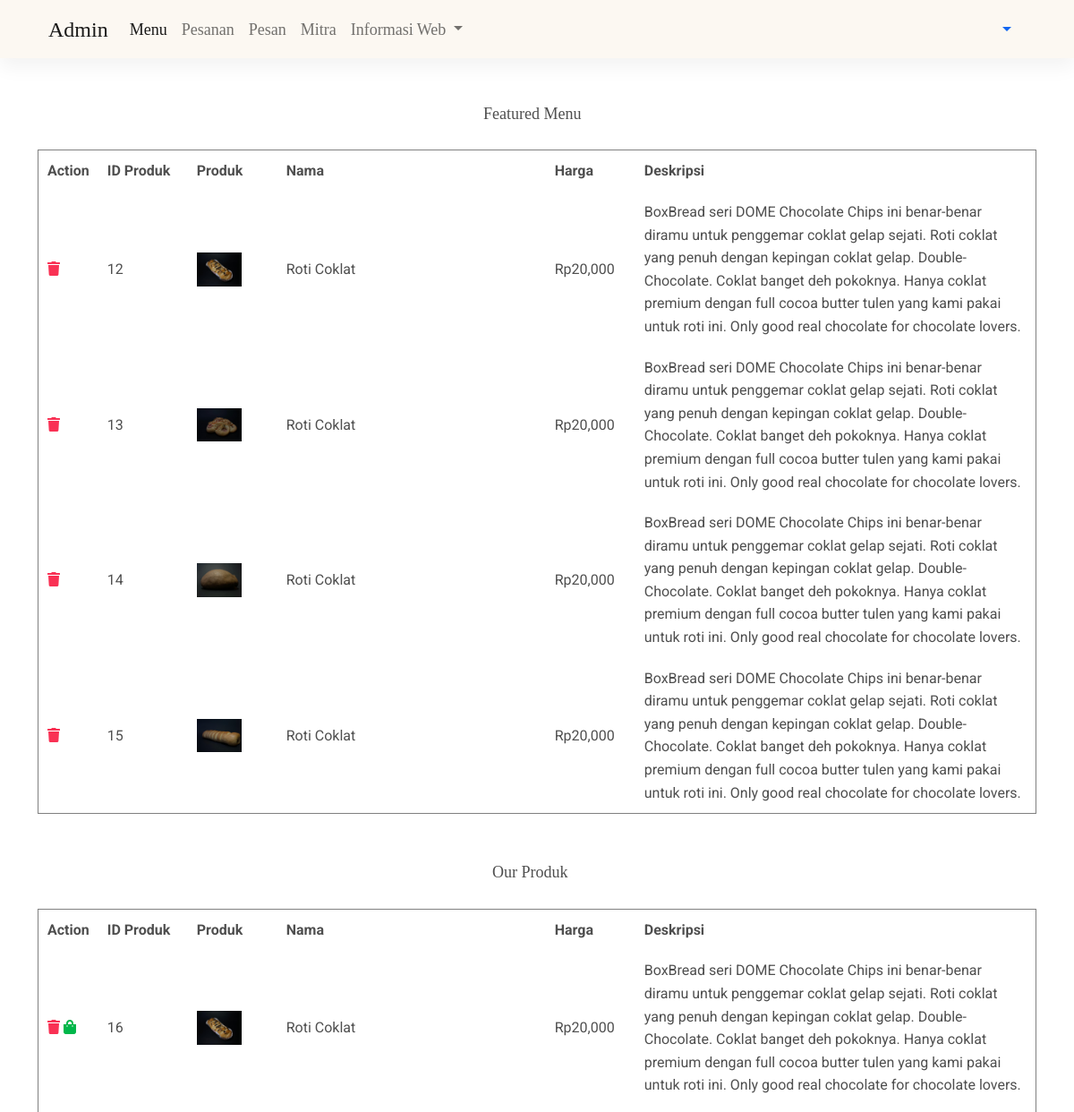
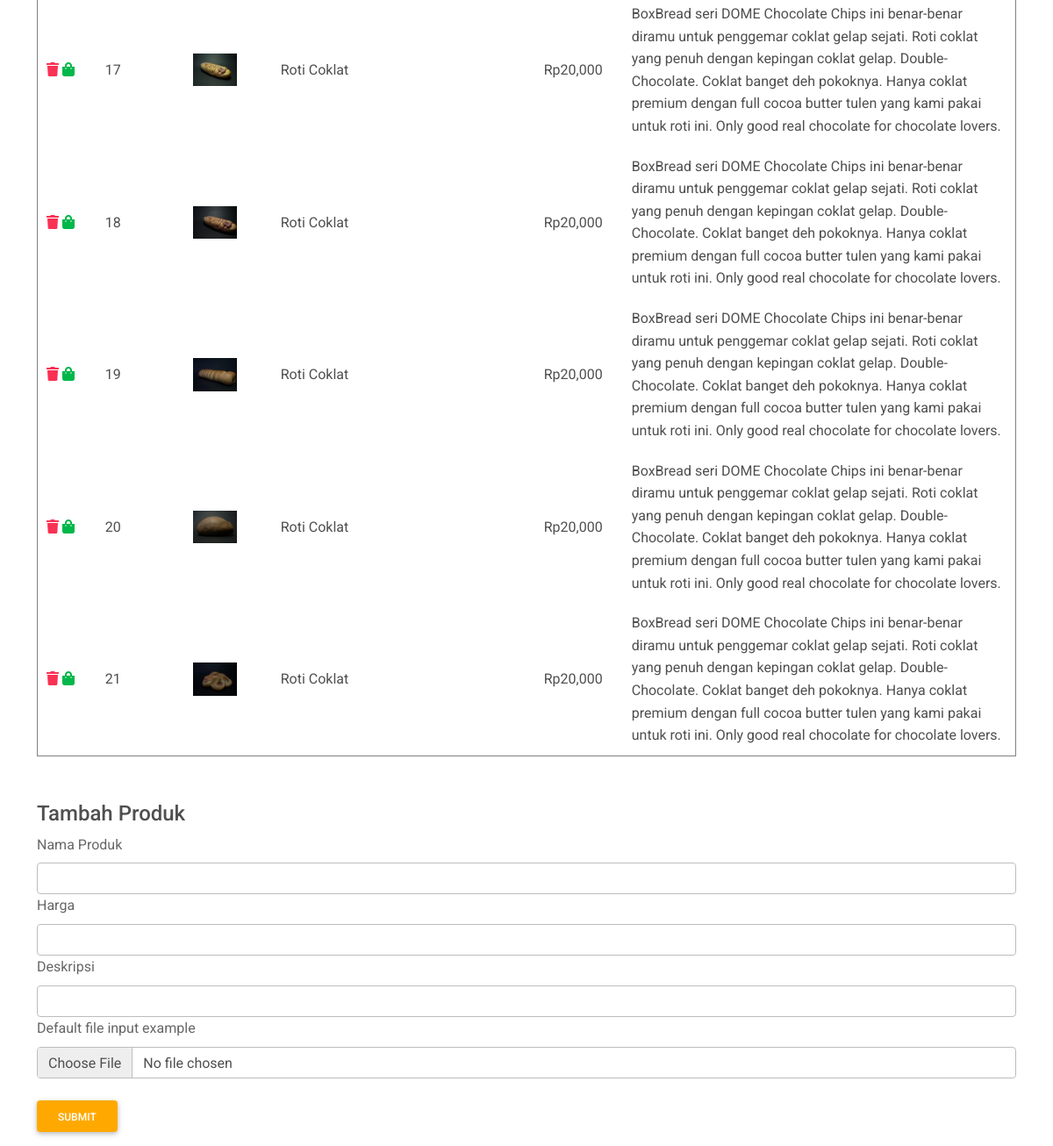
Page /admin/menu/index.php on the committed database (2 pictures, top to bottom).
### tables this page shows
CREATE TABLE `featured_menu` (
  `id_fm` int(11) NOT NULL,
  `nama_fm` varchar(300) NOT NULL,
  `harga_fm` int(11) NOT NULL,
  `deskripsi_fm` text NOT NULL,
  `gambar_fm` varchar(300) NOT NULL
);

CREATE TABLE `produk` (
  `id_produk` int(11) NOT NULL,
  `nama_produk` varchar(300) NOT NULL,
  `harga_produk` int(11) NOT NULL,
  `deskripsi_produk` text NOT NULL,
  `gambar_produk` varchar(300) NOT NULL
);

### web/admin/functions.php (called while the page is built, shortened)
<?php
$conn = mysqli_connect("localhost", "root", "", "multadzambakery");
function query($query)
{
	global $conn;
	$result = mysqli_query($conn, $query);
	$rows = [];
	while ($row = mysqli_fetch_assoc($result)) {
		$rows[] = $row;
	}
	return $rows;
}

### web/admin/menu/index.php (the view, shortened to what this page needs)
<?php
require '../functions.php';
$ftmenus = query("SELECT * FROM featured_menu");
$produks = query("SELECT * FROM produk");
?>
<!DOCTYPE html>
<html lang="en">
<head>
  <link rel="stylesheet" href="https://use.fontawesome.com/releases/v5.11.2/css/all.css" />
  <link rel="stylesheet" href="../../css/mdb.min.css" />
  <link rel="stylesheet" href="../../css/navbar.css">
</head>
<body>
  <nav class="navbar navbar-expand-lg navbar-light">
    <div class="container">
      <div class="container-fluid">
        <div class="collapse navbar-collapse" id="navbarSupportedContent">
          <a class="navbar-brand" href="#">Admin</a>
          <ul class="navbar-nav me-auto mb-2 mb-lg-0">
            <li class="nav-item">
              <a class="nav-link active" aria-current="page" href="#">Menu</a>
            </li>
            <li class="nav-item">
              <a class="nav-link" href="#">Pesanan</a>
            </li>
            <li class="nav-item">
              <a class="nav-link" href="../pesan/pesan.php">Pesan</a>
            </li>
            <li class="nav-item">
              <a class="nav-link" href="../mitra/mitra.php">Mitra</a>
            </li>
            <li class="nav-item dropdown">
              <a class="nav-link dropdown-toggle" href="#" id="navbarDropdown" role="button" data-mdb-toggle="dropdown" aria-expanded="false">
                Informasi Web
              </a>
          </ul>
          <div class="d-flex input-group w-auto">
            <div class="nav-item dropdown">
              <a class="nav-link dropdown-toggle d-flex align-items-center" href="#" id="navbarDropdownMenuLink" role="button" data-mdb-toggle="dropdown" aria-expanded="false">
              </a>
            </div>
          </div>
        </div>
      </div>
    </div>
  </nav>
  <div class="container mt-5">
    <div class="mx-auto" style="width: 120px;font-family: 'Cormorant Upright', serif;
  font-size: 18px;">Featured Menu</div><br>
    <table border="1" cellpadding="10" cellspacing="0">
      <tr>
        <th>Action</th>
        <th>ID Produk</th>
        <th>Produk</th>
        <th>Nama</th>
        <th>Harga</th>
        <th>Deskripsi</th>
      </tr>
      <?php foreach ($ftmenus as $ftmenu) : ?>
        <tr>
          <td>
            <a href="../hapus.php?id_fm=<?= $ftmenu['id_fm']; ?>" onclick="return confirm('yakin?');" class="link-danger"><i class=" fas fa-trash"></i></a>
          </td>
          <td width="100"><?= $ftmenu['id_fm']; ?> </td>
          <td width="100"><img src="../../img/foto_produk/<?= $ftmenu['gambar_fm']; ?>" width="50"></td>
          <td width="300"><?= $ftmenu['nama_fm']; ?></td>
          <td width="100">Rp<?= number_format($ftmenu['harga_fm']); ?></td>
          <td width=max><?= $ftmenu['deskripsi_fm']; ?></td>
        </tr>
      <?php endforeach; ?>
    </table>
    <br><br>
    <div class="mx-auto" style="width: 100px;font-family: 'Cormorant Upright', serif;
  font-size: 18px;">Our Produk</div><br>
    <table border="1" cellpadding="10" cellspacing="0">
      <tr>
        <th>Action</th>
        <th>ID Produk</th>
        <th>Produk</th>
        <th>Nama</th>
        <th>Harga</th>
        <th>Deskripsi</th>
      </tr>
      <?php foreach ($produks as $produk) : ?>
        <tr>
          <td>
            <a href="../hapus.php?id_produk=<?= $produk['id_produk']; ?>" onclick="return confirm('yakin?');" class="link-danger"><i class=" fas fa-trash"></i></a>
            <a href="ftmenu.php?id_produk=<?= $produk['id_produk']; ?>" class="link-success"><i class="fas fa-shopping-bag"></i></a>
          </td>
          <td width="100"><?= $produk['id_produk']; ?> </td>
          <td width="100"><img src="../../img/foto_produk/<?= $produk['gambar_produk']; ?>" width="50"></td>
          <td width="300"><?= $produk['nama_produk']; ?></td>
          <td width="100">Rp<?= number_format($produk['harga_produk']); ?></td>
          <td width="max"><?= $produk['deskripsi_produk']; ?></td>
        </tr>
      <?php endforeach; ?>
    </table>
    <br><br>
    <h4>Tambah Produk</h4>
    <form action="tambah.php" method="post" enctype="multipart/form-data">
      <div class="mb-3">
        <label for="namaProduk" class="form-label">Nama Produk</label>
        <input type="text" class="form-control" id="namaProduk" name="namaProduk">
        <label for="hargaProduk" class="form-label">Harga</label>
        <input type="text" class="form-control" id="hargaProduk" name="hargaProduk">
        <label for="deskripsiProduk" class="form-label">Deskripsi</label>
        <input type="text" class="form-control" id="deskripsiProduk" name="deskripsiProduk">
        <label for="formFile" class="form-label">Default file input example</label>
        <input class="form-control" type="file" id="formFile" name="fotoProduk">
        <br> <button type="submit" name="submit" class="btn btn-warning">Submit</button>
    </form>
  </div>
</body>
</html>

### web/css/navbar.css (style rules this page uses)
.navbar { background-color: #fcf8f2; font-family: "Cormorant Upright", serif; font-size: 18px; }
.navbar-brand { font-size: 24px; }

### rows in the picture
featured_menu: id_fm "12", gambar_fm (picture), nama_fm "Roti Coklat", harga_fm "20,000", deskripsi_fm "BoxBread seri DOME Chocolate Chips ini benar-benar diramu untuk penggemar coklat gelap sejati. Roti coklat yang penuh dengan kepingan coklat gelap. Double-Chocolate. Coklat banget deh pokoknya. Hanya coklat premium dengan full cocoa butter tulen yang kami pakai untuk roti ini. Only good real chocolate for chocolate lovers."
featured_menu: id_fm "13", gambar_fm (picture), nama_fm "Roti Coklat", harga_fm "20,000", deskripsi_fm "BoxBread seri DOME Chocolate Chips ini benar-benar diramu untuk penggemar coklat gelap sejati. Roti coklat yang penuh dengan kepingan coklat gelap. Double-Chocolate. Coklat banget deh pokoknya. Hanya coklat premium dengan full cocoa butter tulen yang kami pakai untuk roti ini. Only good real chocolate for chocolate lovers."
featured_menu: id_fm "14", gambar_fm (picture), nama_fm "Roti Coklat", harga_fm "20,000", deskripsi_fm "BoxBread seri DOME Chocolate Chips ini benar-benar diramu untuk penggemar coklat gelap sejati. Roti coklat yang penuh dengan kepingan coklat gelap. Double-Chocolate. Coklat banget deh pokoknya. Hanya coklat premium dengan full cocoa butter tulen yang kami pakai untuk roti ini. Only good real chocolate for chocolate lovers."
featured_menu: id_fm "15", gambar_fm (picture), nama_fm "Roti Coklat", harga_fm "20,000", deskripsi_fm "BoxBread seri DOME Chocolate Chips ini benar-benar diramu untuk penggemar coklat gelap sejati. Roti coklat yang penuh dengan kepingan coklat gelap. Double-Chocolate. Coklat banget deh pokoknya. Hanya coklat premium dengan full cocoa butter tulen yang kami pakai untuk roti ini. Only good real chocolate for chocolate lovers."
produk: id_produk "16", gambar_produk (picture), nama_produk "Roti Coklat", harga_produk "20,000", deskripsi_produk "BoxBread seri DOME Chocolate Chips ini benar-benar diramu untuk penggemar coklat gelap sejati. Roti coklat yang penuh dengan kepingan coklat gelap. Double-Chocolate. Coklat banget deh pokoknya. Hanya coklat premium dengan full cocoa butter tulen yang kami pakai untuk roti ini. Only good real chocolate for chocolate lovers."
produk: id_produk "17", gambar_produk (picture), nama_produk "Roti Coklat", harga_produk "20,000", deskripsi_produk "BoxBread seri DOME Chocolate Chips ini benar-benar diramu untuk penggemar coklat gelap sejati. Roti coklat yang penuh dengan kepingan coklat gelap. Double-Chocolate. Coklat banget deh pokoknya. Hanya coklat premium dengan full cocoa butter tulen yang kami pakai untuk roti ini. Only good real chocolate for chocolate lovers."
produk: id_produk "18", gambar_produk (picture), nama_produk "Roti Coklat", harga_produk "20,000", deskripsi_produk "BoxBread seri DOME Chocolate Chips ini benar-benar diramu untuk penggemar coklat gelap sejati. Roti coklat yang penuh dengan kepingan coklat gelap. Double-Chocolate. Coklat banget deh pokoknya. Hanya coklat premium dengan full cocoa butter tulen yang kami pakai untuk roti ini. Only good real chocolate for chocolate lovers."
produk: id_produk "19", gambar_produk (picture), nama_produk "Roti Coklat", harga_produk "20,000", deskripsi_produk "BoxBread seri DOME Chocolate Chips ini benar-benar diramu untuk penggemar coklat gelap sejati. Roti coklat yang penuh dengan kepingan coklat gelap. Double-Chocolate. Coklat banget deh pokoknya. Hanya coklat premium dengan full cocoa butter tulen yang kami pakai untuk roti ini. Only good real chocolate for chocolate lovers."
produk: id_produk "20", gambar_produk (picture), nama_produk "Roti Coklat", harga_produk "20,000", deskripsi_produk "BoxBread seri DOME Chocolate Chips ini benar-benar diramu untuk penggemar coklat gelap sejati. Roti coklat yang penuh dengan kepingan coklat gelap. Double-Chocolate. Coklat banget deh pokoknya. Hanya coklat premium dengan full cocoa butter tulen yang kami pakai untuk roti ini. Only good real chocolate for chocolate lovers."
produk: id_produk "21", gambar_produk (picture), nama_produk "Roti Coklat", harga_produk "20,000", deskripsi_produk "BoxBread seri DOME Chocolate Chips ini benar-benar diramu untuk penggemar coklat gelap sejati. Roti coklat yang penuh dengan kepingan coklat gelap. Double-Chocolate. Coklat banget deh pokoknya. Hanya coklat premium dengan full cocoa butter tulen yang kami pakai untuk roti ini. Only good real chocolate for chocolate lovers."
